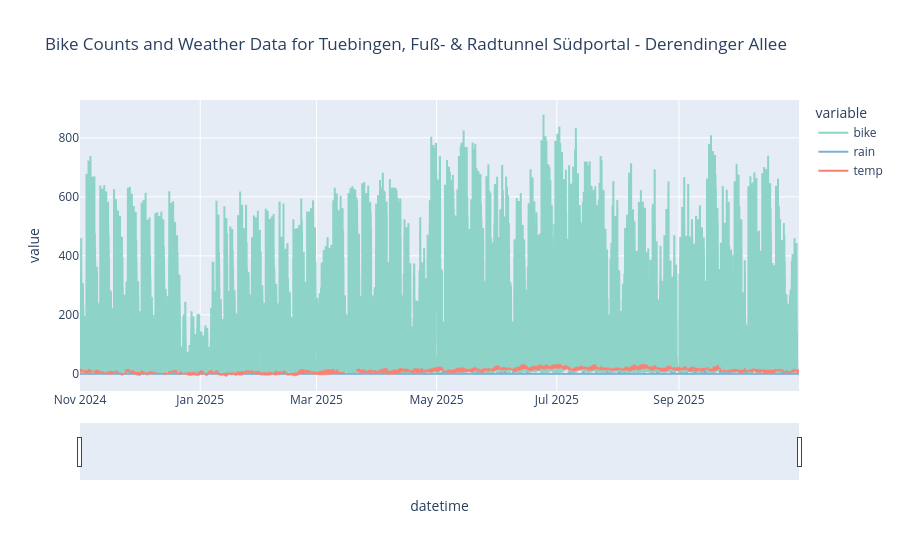

Notebook source saved alongside this figure:
### Code cell
plot_bike_and_weather("Tuebingen", "Fuß- & Radtunnel Südportal - Derendinger Allee")

### Figure 1 — Plotly figure (JSON) as saved in the notebook; plotly's stock layout.template omitted (floating-point values rounded to 4 significant figures; data arrays with more than 128 entries replaced by an {"elided": "..."} marker saying what was removed)
{"data": [{"legendgroup": "bike", "line": {"color": "rgb(141,211,199)", "dash": "solid"}, "marker": {"symbol": "circle"}, "mode": "lines", "name": "bike", "showlegend": true, "type": "scattergl", "x": {"elided": "8760 str values"}, "xaxis": "x", "y": {"elided": "8760 float values"}, "yaxis": "y"}, {"legendgroup": "rain", "line": {"color": "rgb(128,177,211)", "dash": "solid"}, "marker": {"symbol": "circle"}, "mode": "lines", "name": "rain", "showlegend": true, "type": "scattergl", "x": {"elided": "8760 str values"}, "xaxis": "x", "y": {"elided": "8760 float values"}, "yaxis": "y"}, {"legendgroup": "temp", "line": {"color": "rgb(251,128,114)", "dash": "solid"}, "marker": {"symbol": "circle"}, "mode": "lines", "name": "temp", "showlegend": true, "type": "scattergl", "x": {"elided": "8760 str values"}, "xaxis": "x", "y": {"elided": "8760 float values"}, "yaxis": "y"}], "layout": {"hovermode": "x unified", "legend": {"title": {"text": "variable"}, "tracegroupgap": 0}, "title": {"text": "Bike Counts and Weather Data for Tuebingen, Fuß- & Radtunnel Südportal - Derendinger Allee"}, "xaxis": {"anchor": "y", "domain": [0, 1], "rangeslider": {"visible": true}, "title": {"text": "datetime"}}, "yaxis": {"anchor": "x", "domain": [0, 1], "title": {"text": "value"}}}}
